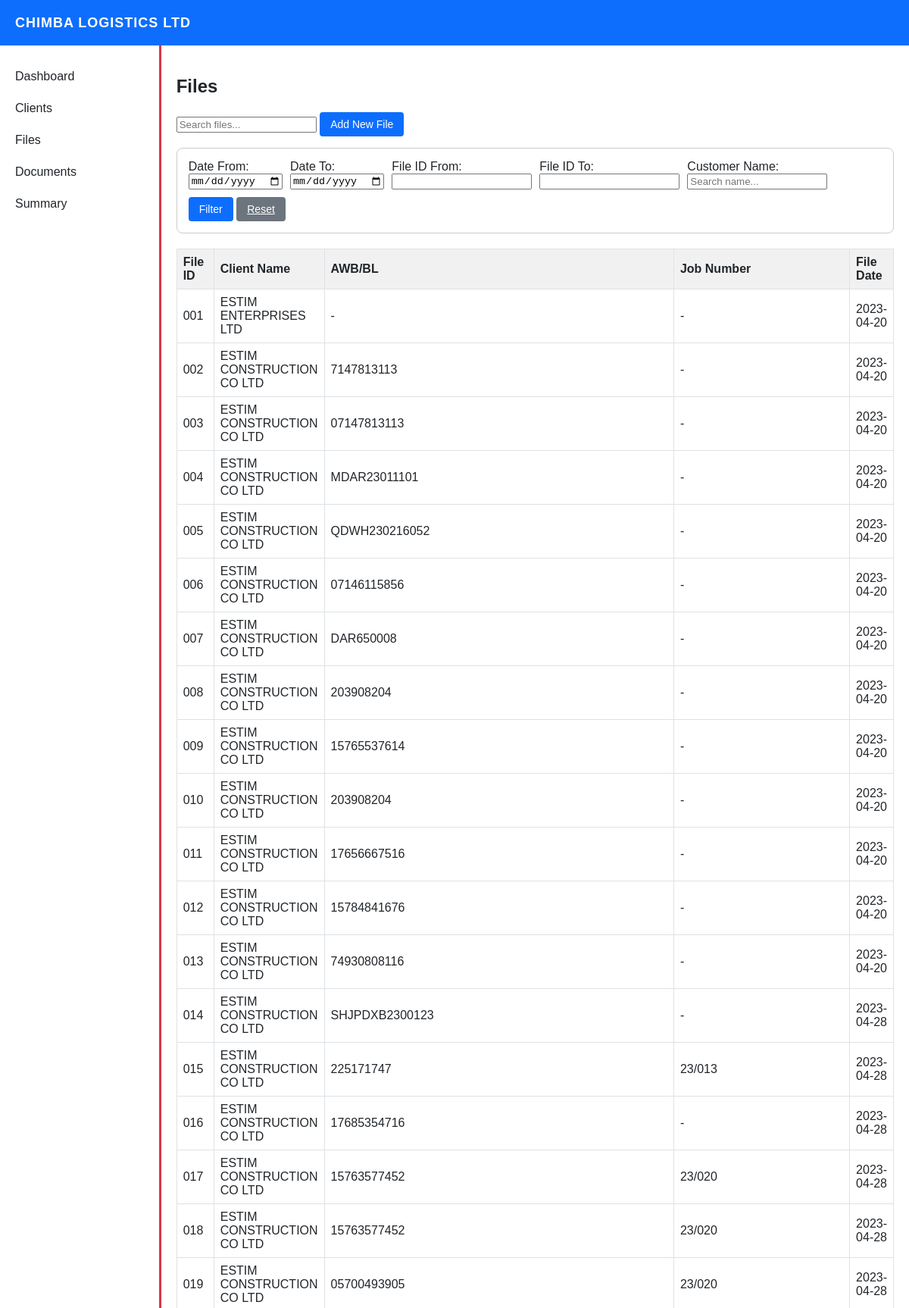
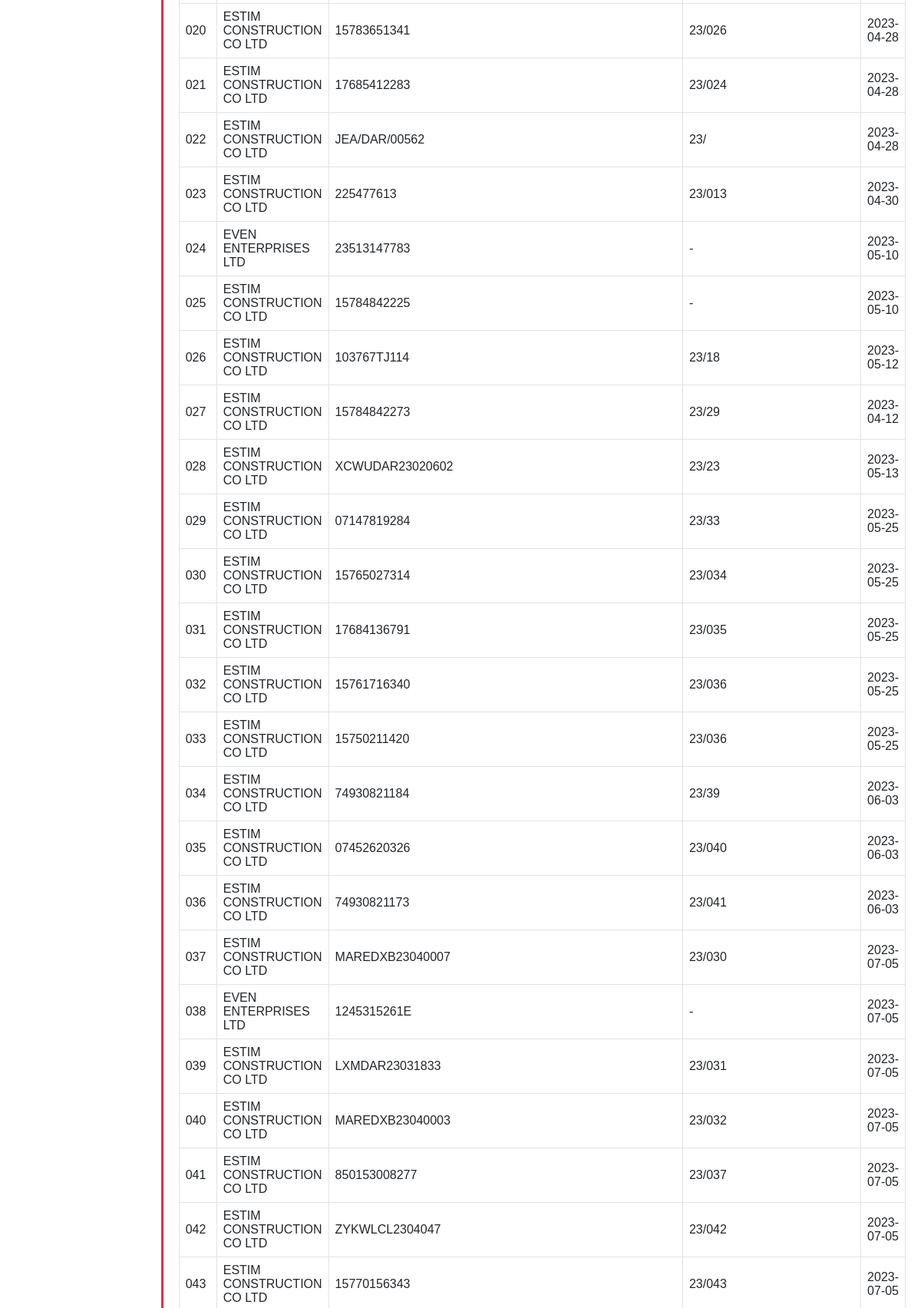
Screenshot of /pages/files.php (upper part) with the database file from the repository (2 pictures, top to bottom).
### tables this page shows
CREATE TABLE `files` (
  `id` int(11) NOT NULL,
  `file_id` varchar(50) NOT NULL,
  `job_number` varchar(50) DEFAULT NULL,
  `client_id` int(11) NOT NULL,
  `supplier_name` varchar(255) DEFAULT NULL,
  `awb_bl` varchar(100) DEFAULT NULL,
  `reference` varchar(100) DEFAULT NULL,
  `description` text DEFAULT NULL,
  `vessel` varchar(100) DEFAULT NULL,
  `place_of_loading` varchar(100) DEFAULT NULL,
  `file_date` date DEFAULT NULL,
  `created_at` timestamp NOT NULL DEFAULT current_timestamp()
);

CREATE TABLE `clients` (
  `id` int(11) NOT NULL,
  `client_id` varchar(50) NOT NULL,
  `name` varchar(255) NOT NULL,
  `address` text DEFAULT NULL,
  `city` varchar(100) DEFAULT NULL,
  `email` varchar(255) DEFAULT NULL,
  `tin` varchar(100) DEFAULT NULL,
  `created_at` timestamp NOT NULL DEFAULT current_timestamp()
);

### helpers/functions.php (called while the page is built, shortened)
<?php
function e($string) {
    return htmlspecialchars($string ?? '', ENT_QUOTES, 'UTF-8');
}

### pages/files.php (the view, shortened to what this page needs)
<?php
require_once '../config/database.php';
require_once '../helpers/functions.php';
include '../includes/header.php';
$params = [];
$sql = "SELECT f.*, c.name as client_name
        FROM files f
        JOIN clients c ON c.id = f.client_id";
$sql .= " ORDER BY f.file_id ASC";
$stmt = $pdo->prepare($sql);
$stmt->execute($params);
$files = $stmt->fetchAll();
?>
<h2>Files</h2>
<input type="text" id="fileSearch" placeholder="Search files..."
       class="form-control" style="margin-bottom:15px; max-width:300px;">
<button class="btn btn-primary no-print" style="margin-bottom:15px;"
        onclick="openModal('fileModal')">Add New File</button>
<div class="filters" style="margin-bottom:20px; border:1px solid #ccc; padding:15px; border-radius:8px;">
    <form method="get" style="display:flex; flex-wrap:wrap; gap:10px; align-items:flex-end;">
        <div>
            <label>Date From:</label><br>
            <input type="date" name="date_from" value="<?=e($_GET['date_from'] ?? '')?>">
        </div>
        <div>
            <label>Date To:</label><br>
            <input type="date" name="date_to" value="<?=e($_GET['date_to'] ?? '')?>">
        </div>
        <div>
            <label>File ID From:</label><br>
            <input type="text" name="file_from" value="<?=e($_GET['file_from'] ?? '')?>">
        </div>
        <div>
            <label>File ID To:</label><br>
            <input type="text" name="file_to" value="<?=e($_GET['file_to'] ?? '')?>">
        </div>
        <div>
            <label>Customer Name:</label><br>
            <input type="text" name="customer_name" placeholder="Search name..." value="<?=e($_GET['customer_name'] ?? '')?>">
        </div>
        <div>
            <button type="submit" class="btn btn-primary">Filter</button>
            <a href="files.php" class="btn btn-secondary">Reset</a>
        </div>
    </form>
</div>
<table class="table table-bordered">
    <thead>
        <tr>
            <th style="cursor:pointer" onclick="sortTable(0)">File ID</th>
            <th style="cursor:pointer" onclick="sortTable(1)">Client Name</th>
            <th style="cursor:pointer" onclick="sortTable(2)">AWB/BL</th>
            <th style="cursor:pointer" onclick="sortTable(3)">Job Number</th>
            <th style="cursor:pointer" onclick="sortTable(4)">File Date</th>
        </tr>
    </thead>
    <tbody id="filesTableBody">
        <?php
        foreach ($files as $file) {
            echo "<tr>
                <td>".e($file['file_id'])."</td>
                <td>".e($file['client_name'])."</td>
                <td>".e($file['awb_bl'])."</td>
                <td>".e($file['job_number'])."</td>
                <td>".e($file['file_date'])."</td>
            </tr>";
        }
        ?>
    </tbody>
</table>
<?php include '../includes/footer.php'; ?>

### includes/header.php (style rules this page uses)
* { box-sizing: border-box; }
body { margin: 0; font-family: Arial, Helvetica, sans-serif; background: #f8f9fa; color: #212529; }
.btn { padding: 8px 14px; border: none; cursor: pointer; font-size: 14px; border-radius: 4px; }
.btn-primary { background: #0d6efd; color: #ffffff; }
.btn-secondary { background: #6c757d; color: #ffffff; }
table { width: 100%; border-collapse: collapse; margin-top: 10px; }
table th, table td { border: 1px solid #dee2e6; padding: 8px; text-align: left; }
table th { background: #f1f1f1; font-weight: bold; }

### modals/file_modal.php (style rules this page uses)
table { width: 100%; border-collapse: collapse; }
th, td { padding: 8px; border:1px solid #ccc; text-align:left; }

### rows the page displays
files: file "001", client.name "ESTIM ENTERPRISES LTD", awb_bl "-", job_number "-", file_date "2023-04-20"
files: file "002", client.name "ESTIM CONSTRUCTION CO LTD", awb_bl "7147813113", job_number "-", file_date "2023-04-20"
files: file "003", client.name "ESTIM CONSTRUCTION CO LTD", awb_bl "07147813113", job_number "-", file_date "2023-04-20"
files: file "004", client.name "ESTIM CONSTRUCTION CO LTD", awb_bl "MDAR23011101", job_number "-", file_date "2023-04-20"
files: file "005", client.name "ESTIM CONSTRUCTION CO LTD", awb_bl "QDWH230216052", job_number "-", file_date "2023-04-20"
files: file "006", client.name "ESTIM CONSTRUCTION CO LTD", awb_bl "07146115856", job_number "-", file_date "2023-04-20"
files: file "007", client.name "ESTIM CONSTRUCTION CO LTD", awb_bl "DAR650008", job_number "-", file_date "2023-04-20"
files: file "008", client.name "ESTIM CONSTRUCTION CO LTD", awb_bl "203908204", job_number "-", file_date "2023-04-20"
files: file "009", client.name "ESTIM CONSTRUCTION CO LTD", awb_bl "15765537614", job_number "-", file_date "2023-04-20"
files: file "010", client.name "ESTIM CONSTRUCTION CO LTD", awb_bl "203908204", job_number "-", file_date "2023-04-20"
files: file "011", client.name "ESTIM CONSTRUCTION CO LTD", awb_bl "17656667516", job_number "-", file_date "2023-04-20"
files: file "012", client.name "ESTIM CONSTRUCTION CO LTD", awb_bl "15784841676", job_number "-", file_date "2023-04-20"
files: file "013", client.name "ESTIM CONSTRUCTION CO LTD", awb_bl "74930808116", job_number "-", file_date "2023-04-20"
files: file "014", client.name "ESTIM CONSTRUCTION CO LTD", awb_bl "SHJPDXB2300123", job_number "-", file_date "2023-04-28"
files: file "015", client.name "ESTIM CONSTRUCTION CO LTD", awb_bl "225171747", job_number "23/013", file_date "2023-04-28"
files: file "016", client.name "ESTIM CONSTRUCTION CO LTD", awb_bl "17685354716", job_number "-", file_date "2023-04-28"
files: file "017", client.name "ESTIM CONSTRUCTION CO LTD", awb_bl "15763577452", job_number "23/020", file_date "2023-04-28"
files: file "018", client.name "ESTIM CONSTRUCTION CO LTD", awb_bl "15763577452", job_number "23/020", file_date "2023-04-28"
files: file "019", client.name "ESTIM CONSTRUCTION CO LTD", awb_bl "05700493905", job_number "23/020", file_date "2023-04-28"
files: file "020", client.name "ESTIM CONSTRUCTION CO LTD", awb_bl "15783651341", job_number "23/026", file_date "2023-04-28"
files: file "021", client.name "ESTIM CONSTRUCTION CO LTD", awb_bl "17685412283", job_number "23/024", file_date "2023-04-28"
files: file "022", client.name "ESTIM CONSTRUCTION CO LTD", awb_bl "JEA/DAR/00562", job_number "23/", file_date "2023-04-28"
files: file "023", client.name "ESTIM CONSTRUCTION CO LTD", awb_bl "225477613", job_number "23/013", file_date "2023-04-30"
files: file "024", client.name "EVEN ENTERPRISES LTD", awb_bl "23513147783", job_number "-", file_date "2023-05-10"
files: file "025", client.name "ESTIM CONSTRUCTION CO LTD", awb_bl "15784842225", job_number "-", file_date "2023-05-10"
files: file "026", client.name "ESTIM CONSTRUCTION CO LTD", awb_bl "103767TJ114", job_number "23/18", file_date "2023-05-12"
files: file "027", client.name "ESTIM CONSTRUCTION CO LTD", awb_bl "15784842273", job_number "23/29", file_date "2023-04-12"
files: file "028", client.name "ESTIM CONSTRUCTION CO LTD", awb_bl "XCWUDAR23020602", job_number "23/23", file_date "2023-05-13"
files: file "029", client.name "ESTIM CONSTRUCTION CO LTD", awb_bl "07147819284", job_number "23/33", file_date "2023-05-25"
files: file "030", client.name "ESTIM CONSTRUCTION CO LTD", awb_bl "15765027314", job_number "23/034", file_date "2023-05-25"
files: file "031", client.name "ESTIM CONSTRUCTION CO LTD", awb_bl "17684136791", job_number "23/035", file_date "2023-05-25"
files: file "032", client.name "ESTIM CONSTRUCTION CO LTD", awb_bl "15761716340", job_number "23/036", file_date "2023-05-25"
files: file "033", client.name "ESTIM CONSTRUCTION CO LTD", awb_bl "15750211420", job_number "23/036", file_date "2023-05-25"
files: file "034", client.name "ESTIM CONSTRUCTION CO LTD", awb_bl "74930821184", job_number "23/39", file_date "2023-06-03"
files: file "035", client.name "ESTIM CONSTRUCTION CO LTD", awb_bl "07452620326", job_number "23/040", file_date "2023-06-03"
files: file "036", client.name "ESTIM CONSTRUCTION CO LTD", awb_bl "74930821173", job_number "23/041", file_date "2023-06-03"
files: file "037", client.name "ESTIM CONSTRUCTION CO LTD", awb_bl "MAREDXB23040007", job_number "23/030", file_date "2023-07-05"
files: file "038", client.name "EVEN ENTERPRISES LTD", awb_bl "1245315261E", job_number "-", file_date "2023-07-05"
files: file "039", client.name "ESTIM CONSTRUCTION CO LTD", awb_bl "LXMDAR23031833", job_number "23/031", file_date "2023-07-05"
files: file "040", client.name "ESTIM CONSTRUCTION CO LTD", awb_bl "MAREDXB23040003", job_number "23/032", file_date "2023-07-05"
files: file "041", client.name "ESTIM CONSTRUCTION CO LTD", awb_bl "850153008277", job_number "23/037", file_date "2023-07-05"
files: file "042", client.name "ESTIM CONSTRUCTION CO LTD", awb_bl "ZYKWLCL2304047", job_number "23/042", file_date "2023-07-05"
files: file "043", client.name "ESTIM CONSTRUCTION CO LTD", awb_bl "15770156343", job_number "23/043", file_date "2023-07-05"
